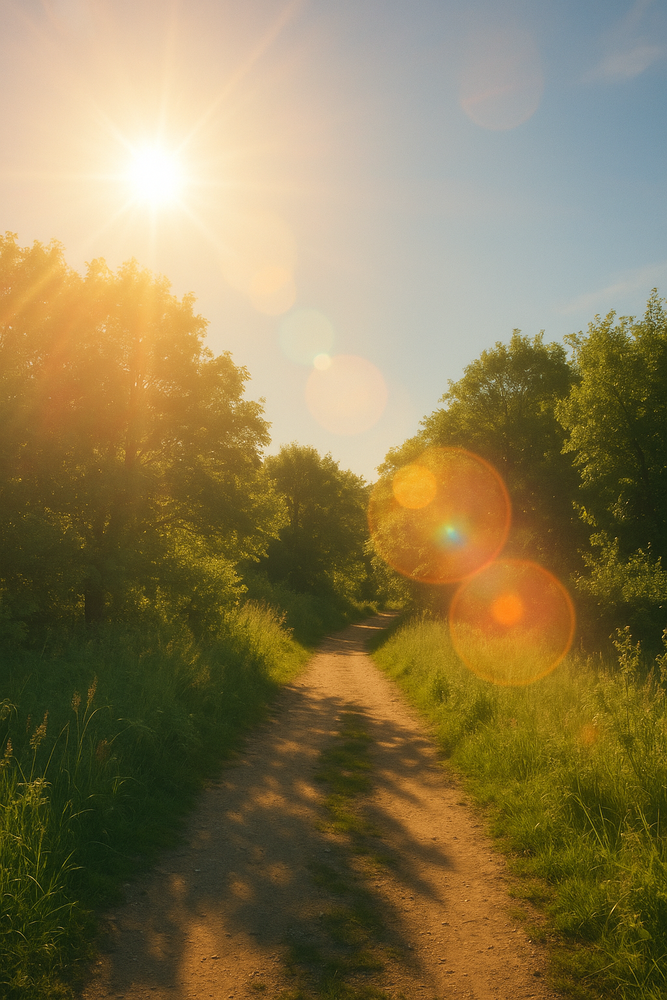
#> input picture backend/preprocessing/glare.png, 667 x 1000 px, shrunk from 1024 x 1536 before the run
$ python glare_reduction.py glare.png out.png
#> lines starting #> are read from the running program, lines starting #| are printed output that depends on the picture; after the words box and inside, x2 and y2 are one past the last pixel; in counts of white or black regions, pixels touching at a corner belong together
"""
Glare Reduction Module
======================
Implements advanced glare reduction techniques including:
- CLAHE (Contrast Limited Adaptive Histogram Equalization)
- Multi-frame Averaging for temporal noise/glare reduction
- Specular Highlight Detection and Inpainting

Best performing methods for document/image glare removal.
"""

import cv2
import numpy as np
from typing import List, Optional, Tuple


class GlareReducer:
    """
    Advanced glare reduction using multiple techniques.
    """

    def __init__(
        self,
        clip_limit: float = 2.0,
        tile_grid_size: Tuple[int, int] = (8, 8),
        specular_threshold: int = 250
    ):
        """
        Initialize the GlareReducer.

        Args:
            clip_limit: Threshold for contrast limiting in CLAHE (default: 2.0)
            tile_grid_size: Size of grid for histogram equalization (default: 8x8)
            specular_threshold: Threshold for detecting specular highlights (default: 250)
        """
        self.clip_limit = clip_limit
        self.tile_grid_size = tile_grid_size
        self.specular_threshold = specular_threshold
        self.clahe = cv2.createCLAHE(
            clipLimit=self.clip_limit,
            tileGridSize=self.tile_grid_size
        )

    def apply_clahe(self, image: np.ndarray) -> np.ndarray:
        """
        Apply CLAHE to reduce glare and enhance local contrast.

        Works on both grayscale and color images. For color images,
        converts to LAB color space and applies CLAHE to the L channel.

        Args:
            image: Input image (BGR or grayscale)

        Returns:
            Glare-reduced image with enhanced contrast
        """
        if len(image.shape) == 2:
            # Grayscale image
            return self.clahe.apply(image)

        # Color image - convert to LAB and apply CLAHE to L channel
        lab = cv2.cvtColor(image, cv2.COLOR_BGR2LAB)
        l_channel, a_channel, b_channel = cv2.split(lab)

        # Apply CLAHE to L channel
        l_enhanced = self.clahe.apply(l_channel)

        # Merge channels and convert back to BGR
        enhanced_lab = cv2.merge([l_enhanced, a_channel, b_channel])
        enhanced_bgr = cv2.cvtColor(enhanced_lab, cv2.COLOR_LAB2BGR)

        return enhanced_bgr

    # [25 lines left out: function apply_clahe_hsv, not called in this run]

    def detect_specular_highlights(
        self,
        image: np.ndarray,
        threshold: Optional[int] = None
    ) -> np.ndarray:
        """
        Detect specular highlights (bright glare spots) in the image.

        Args:
            image: Input image
            threshold: Brightness threshold for detection (uses default if None)

        Returns:
            Binary mask where specular highlights are white (255)
        """
        if threshold is None:
            threshold = self.specular_threshold

        if len(image.shape) == 3:
            gray = cv2.cvtColor(image, cv2.COLOR_BGR2GRAY)
        else:
            gray = image.copy()

        # Create mask for specular highlights
        _, mask = cv2.threshold(gray, threshold, 255, cv2.THRESH_BINARY)

        # Dilate to ensure complete coverage
        kernel = cv2.getStructuringElement(cv2.MORPH_ELLIPSE, (5, 5))
        mask = cv2.dilate(mask, kernel, iterations=2)

        return mask

    def inpaint_specular_highlights(
        self,
        image: np.ndarray,
        mask: Optional[np.ndarray] = None,
        inpaint_radius: int = 5
    ) -> np.ndarray:
        """
        Remove specular highlights using inpainting.

        Args:
            image: Input image
            mask: Optional pre-computed highlight mask
            inpaint_radius: Radius of neighborhood for inpainting

        Returns:
            Image with specular highlights inpainted
        """
        if mask is None:
            mask = self.detect_specular_highlights(image)

        # Use Telea algorithm for better results
        inpainted = cv2.inpaint(image, mask, inpaint_radius, cv2.INPAINT_TELEA)

        return inpainted

    # [60 lines left out: functions frame_averaging, median_frame_fusion, not called in this run]

    def adaptive_glare_reduction(
        self,
        image: np.ndarray,
        use_inpainting: bool = True
    ) -> np.ndarray:
        """
        Complete adaptive glare reduction pipeline.

        Combines CLAHE with specular highlight detection and inpainting
        for best results.

        Args:
            image: Input image
            use_inpainting: Whether to inpaint specular highlights

        Returns:
            Glare-reduced image
        """
        # Step 1: Detect and optionally inpaint specular highlights
        if use_inpainting:
            mask = self.detect_specular_highlights(image)
            if np.sum(mask) > 0:  # Only inpaint if highlights detected
                image = self.inpaint_specular_highlights(image, mask)

        # Step 2: Apply CLAHE for contrast enhancement
        result = self.apply_clahe(image)

        return result

    # [28 lines left out: function reduce_glare_with_bilateral, not called in this run]


def process_image(
    image_path: str,
    output_path: Optional[str] = None,
    method: str = "adaptive"
) -> np.ndarray:
    """
    Convenience function to process a single image.

    Args:
        image_path: Path to input image
        output_path: Optional path to save result
        method: Method to use ("clahe", "adaptive", "bilateral")

    Returns:
        Processed image
    """
#> called with image_path = 'glare.png', output_path = 'out.png', method = 'adaptive'
    image = cv2.imread(image_path)
#> image is the input picture: shape (1000, 667, 3); mean B, G, R 82.3, 122.5, 138.1
    if image is None:
        raise FileNotFoundError(f"Could not load image: {image_path}")

    reducer = GlareReducer()

    if method == "clahe":
        result = reducer.apply_clahe(image)
    elif method == "adaptive":
        result = reducer.adaptive_glare_reduction(image)
#> in detect_specular_highlights, `gray = cv2.cvtColor(image, cv2.COLOR_BGR2GRAY)`:
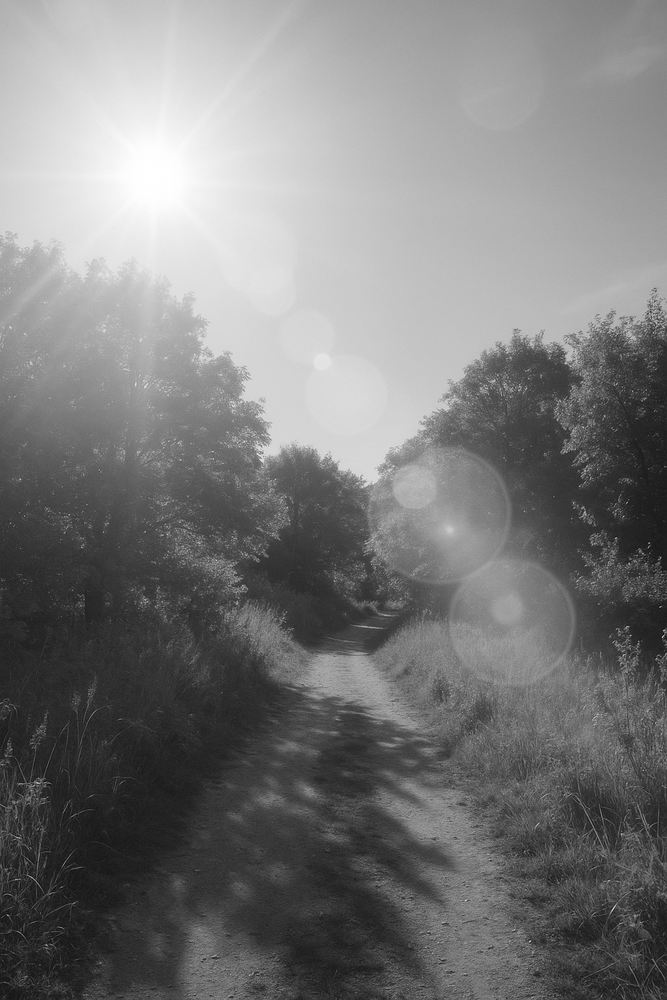
#> gray: shape (1000, 667); min 10, max 255, mean 122.6
#> in detect_specular_highlights, `_, mask = cv2.threshold(gray, threshold, 255, cv2.THRESH_BINARY)`:
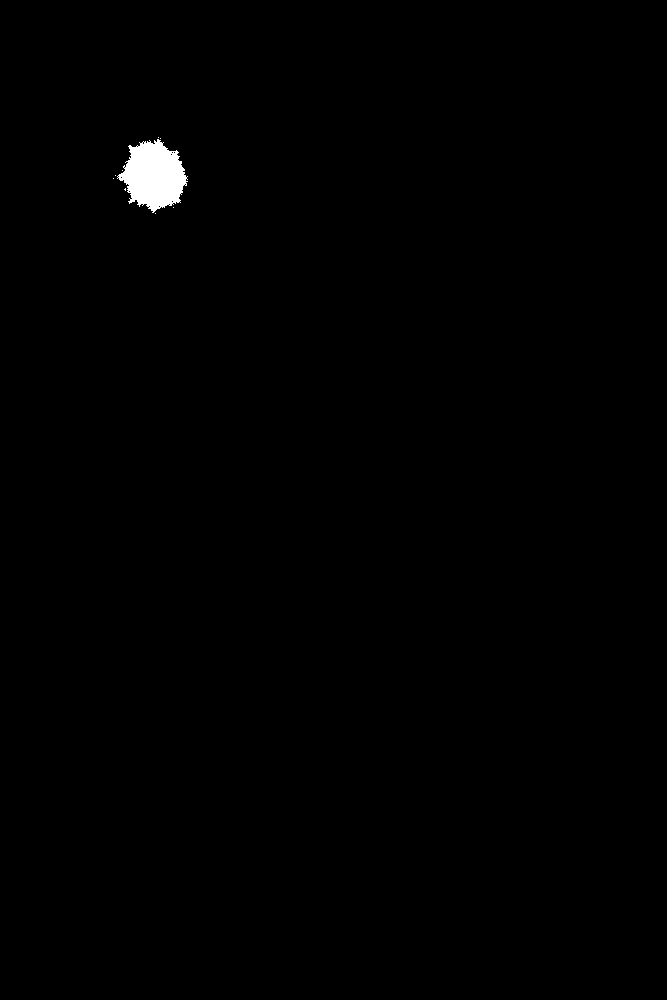
#> mask: shape (1000, 667); 0.5% white; 9 white regions (8 under 20 px), largest, box (x1, y1, x2, y2) and area: (117, 139, 188, 213) 3331
#> in detect_specular_highlights, `mask = cv2.dilate(mask, kernel, iterations=2)`:
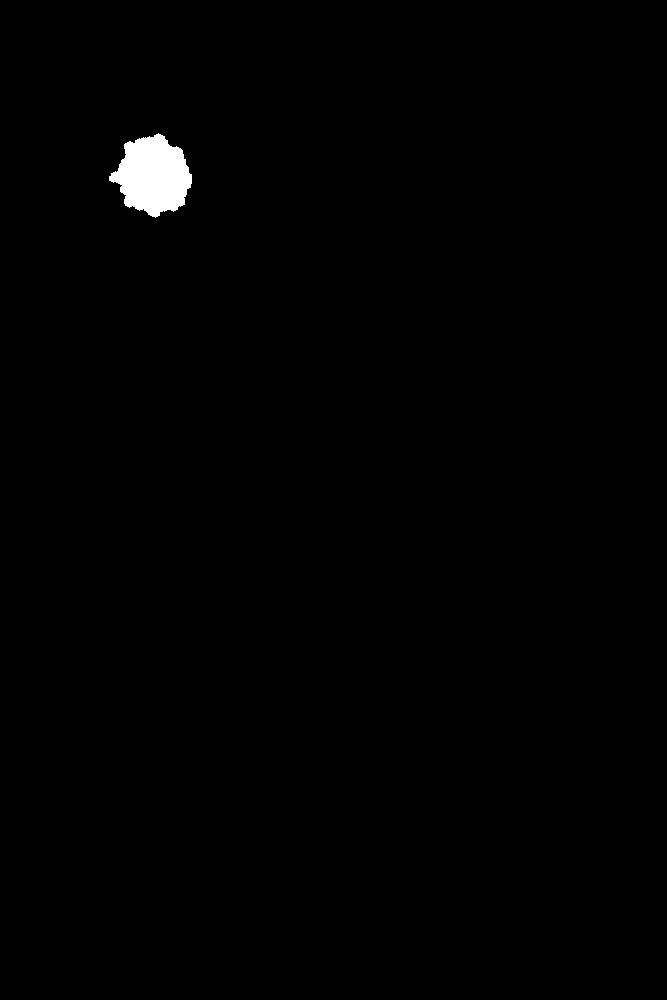
#> mask: shape (1000, 667); 0.69% white; 1 white region, box (x1, y1, x2, y2) and area: (109, 133, 192, 218) 4624
#> in apply_clahe, `lab = cv2.cvtColor(image, cv2.COLOR_BGR2LAB)`: lab: shape (1000, 667, 3); mean of channels 0, 1, 2 130.3, 129.1, 152
#> in apply_clahe, `l_channel, a_channel, b_channel = cv2.split(lab)`:
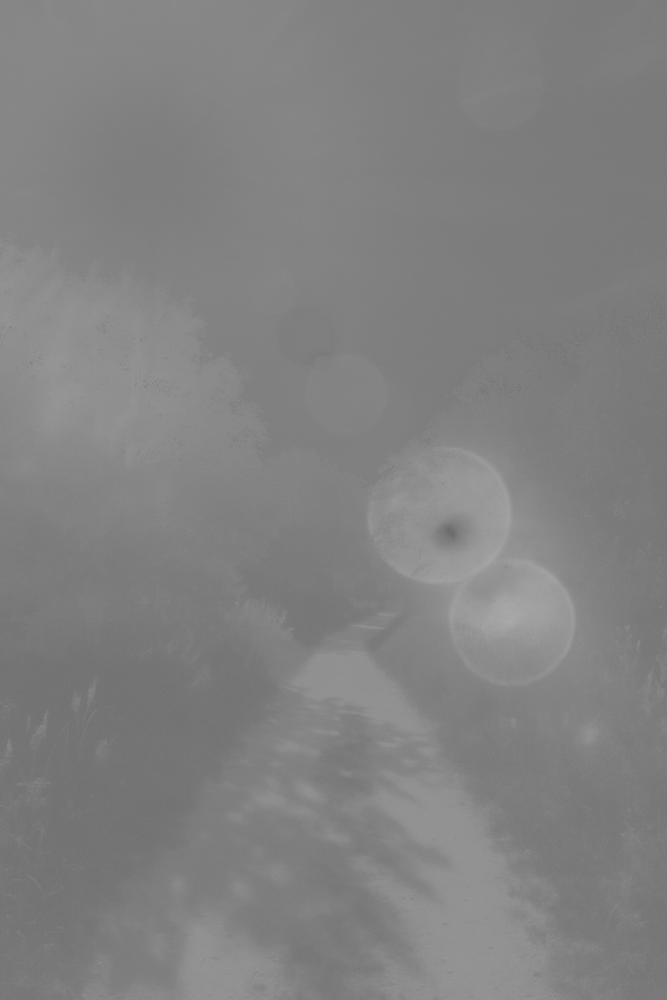
#> a_channel: shape (1000, 667); min 107, max 169, mean 129.1
#> in apply_clahe, `l_channel, a_channel, b_channel = cv2.split(lab)`:
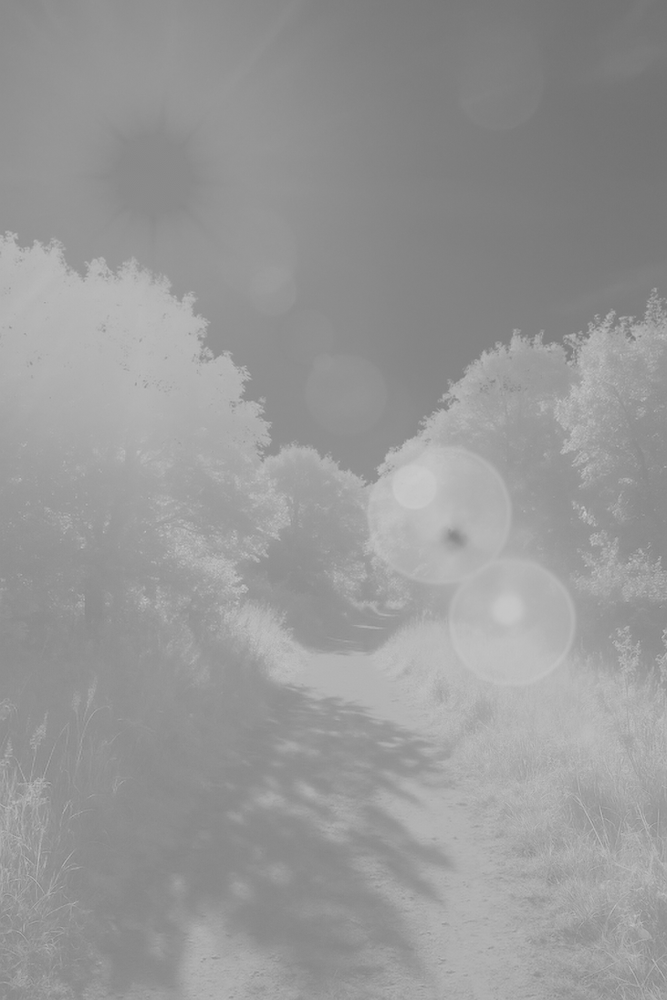
#> b_channel: shape (1000, 667); min 113, max 206, mean 152
#> in apply_clahe, `l_enhanced = self.clahe.apply(l_channel)`:
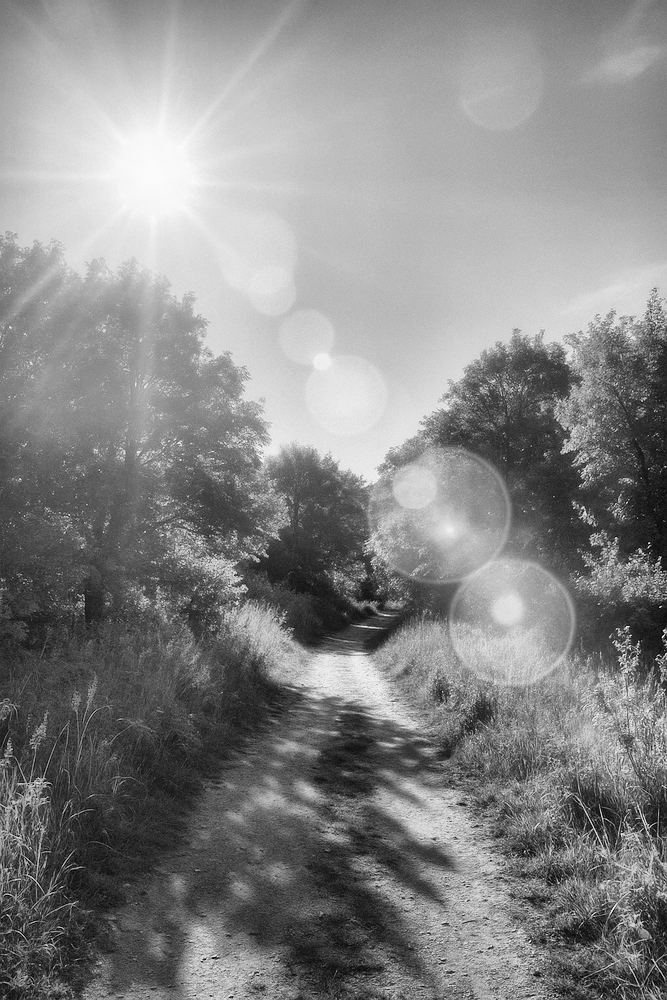
#> l_enhanced: shape (1000, 667); min 4, max 253, mean 134.3
#> in apply_clahe, `enhanced_lab = cv2.merge([l_enhanced, a_channel, b_channel])`: enhanced_lab: shape (1000, 667, 3); mean of channels 0, 1, 2 134.3, 129.1, 152
#> in apply_clahe, `enhanced_bgr = cv2.cvtColor(enhanced_lab, cv2.COLOR_LAB2BGR)`:
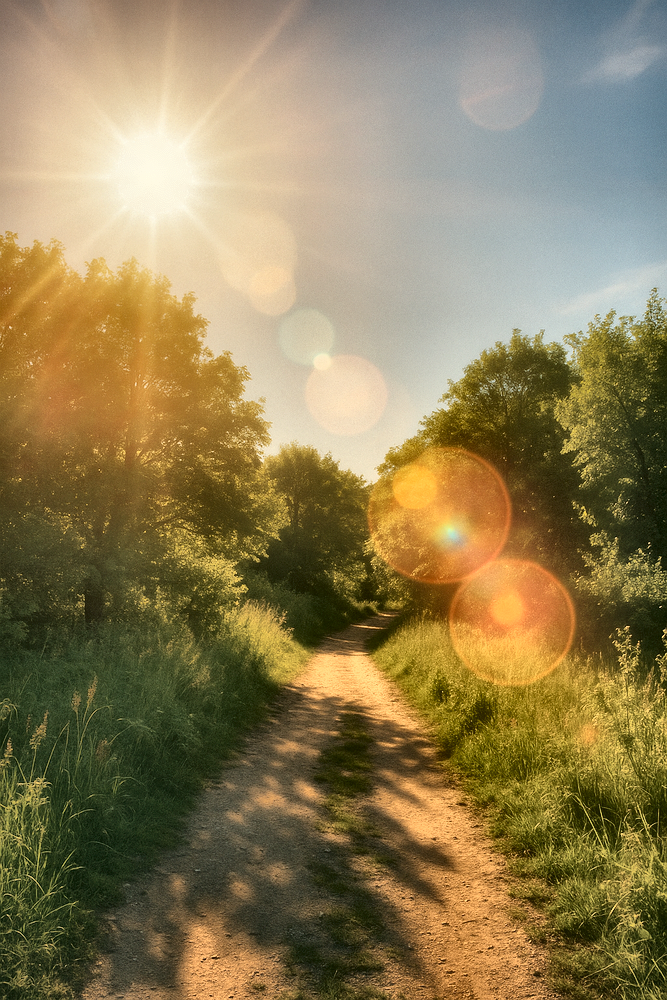
#> enhanced_bgr: shape (1000, 667, 3); mean B, G, R 85.9, 126.1, 142
    elif method == "bilateral":
        result = reducer.reduce_glare_with_bilateral(image)
    else:
        raise ValueError(f"Unknown method: {method}")

    if output_path:
        cv2.imwrite(output_path, result)

    return result


# [27 lines left out: function process_video_frames, not called in this run]


if __name__ == "__main__":
    # Example usage
    import sys

    if len(sys.argv) < 2:
        print("Usage: python glare_reduction.py <image_path> [output_path]")
        print("\nMethods available:")
        print("  - clahe: CLAHE only")
        print("  - adaptive: CLAHE + specular highlight inpainting")
        print("  - bilateral: Bilateral filter + CLAHE")
        sys.exit(1)

    input_path = sys.argv[1]
    output_path = sys.argv[2] if len(sys.argv) > 2 else None

    result = process_image(input_path, output_path, method="adaptive")

    if output_path:
        print(f"Saved result to: {output_path}")
    else:
        cv2.imshow("Glare Reduced", result)
        cv2.waitKey(0)
        cv2.destroyAllWindows()
